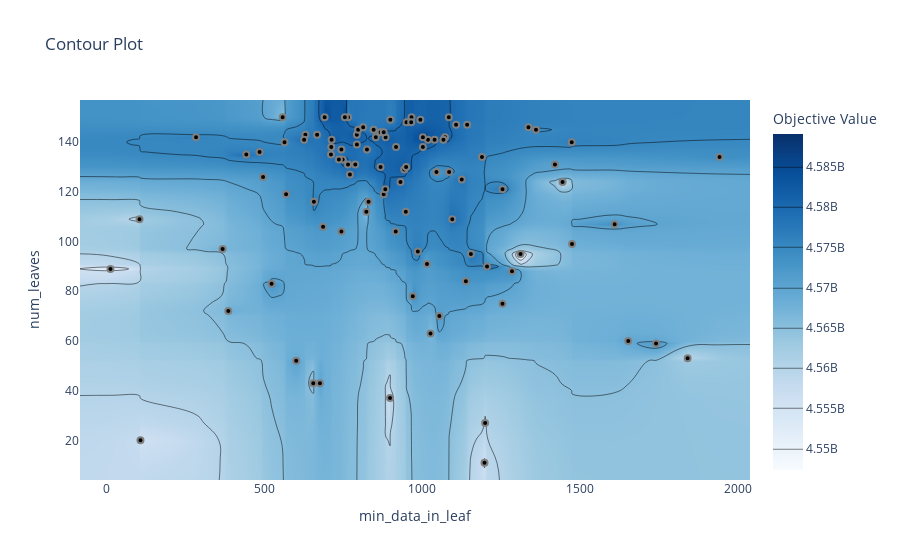

Here is the notebook cell this chart was saved with:
### Code cell
plot_contour(study, params=['num_leaves','min_data_in_leaf'])

### Figure 1 — Plotly figure (JSON) as saved in the notebook; plotly's stock layout.template omitted (floating-point values rounded to 4 significant figures; data arrays with more than 128 entries replaced by an {"elided": "..."} marker saying what was removed)
{"data": [{"colorbar": {"title": {"text": "Objective Value"}}, "colorscale": [[0, "rgb(247,251,255)"], [0.125, "rgb(222,235,247)"], [0.25, "rgb(198,219,239)"], [0.375, "rgb(158,202,225)"], [0.5, "rgb(107,174,214)"], [0.625, "rgb(66,146,198)"], [0.75, "rgb(33,113,181)"], [0.875, "rgb(8,81,156)"], [1, "rgb(8,48,107)"]], "connectgaps": true, "contours": {"coloring": "heatmap"}, "hoverinfo": "none", "line": {"smoothing": 1.3}, "reversescale": false, "type": "contour", "x": [-83.4, 13, 105, 108, 284, 368, 386, 443, 485, 496, 523, 558, 564, 569, 601, 626, 630, 655, 657, 667, 676, 686, 691, 711, 712, 713, 736, 744, 748, 755, 765, 771, 788, 793, 797, 813, 823, 825, 830, 846, 853, 868, 878, 883, 884, 898, 899, 916, 917, 931, 943, 948, 949, 950, 965, 966, 970, 986, 994, 1002, 1015, 1018, 1026, 1039, 1045, 1054, 1067, 1072, 1084, 1085, 1095, 1107, 1125, 1138, 1142, 1154, 1189, 1197, 1199, 1205, 1254, 1284, 1311, 1336, 1360, 1420, 1444, 1473, 1474, 1609, 1652, 1740, 1840, 1941, 2037.0], "y": [4.05, 11, 20, 27, 37, 43, 52, 53, 59, 60, 63, 70, 72, 75, 78, 83, 84, 88, 89, 90, 91, 95, 96, 97, 99, 104, 106, 107, 109, 112, 116, 119, 121, 124, 125, 126, 127, 128, 129, 130, 131, 133, 134, 135, 136, 137, 138, 139, 140, 141, 142, 143, 144, 145, 146, 147, 148, 149, 150, 156.9], "z": {"elided": "60x95 int values"}}, {"marker": {"color": "black", "line": {"color": "Gray", "width": 2}}, "mode": "markers", "name": "Feasible Trial", "showlegend": false, "type": "scatter", "x": [1840, 108, 1609, 1740, 1138, 105, 898, 986, 655, 1095, 1336, 657, 1284, 825, 496, 1311, 386, 1054, 1474, 1085, 765, 569, 948, 368, 765, 1189, 970, 1444, 793, 284, 1941, 744, 878, 1205, 1197, 1652, 686, 1473, 523, 1125, 823, 1015, 916, 13, 1254, 1026, 1420, 601, 830, 1360, 1154, 1045, 1254, 1084, 1107, 917, 712, 899, 793, 797, 630, 788, 443, 846, 755, 691, 966, 950, 965, 558, 676, 1072, 1067, 1199, 994, 884, 713, 711, 626, 868, 943, 744, 949, 868, 931, 748, 736, 564, 667, 485, 813, 771, 883, 1018, 1002, 1039, 1142, 1002, 878, 853], "y": [53, 20, 107, 59, 84, 109, 37, 96, 43, 109, 146, 116, 88, 137, 126, 95, 72, 70, 99, 128, 150, 119, 112, 97, 131, 134, 78, 124, 139, 142, 134, 104, 119, 90, 11, 60, 106, 140, 83, 125, 112, 91, 104, 89, 75, 63, 131, 52, 116, 145, 95, 128, 121, 150, 147, 138, 138, 149, 143, 145, 143, 131, 135, 145, 150, 150, 150, 148, 148, 150, 43, 142, 141, 27, 149, 142, 141, 135, 141, 144, 129, 137, 130, 130, 124, 133, 133, 140, 143, 136, 146, 127, 121, 141, 142, 141, 147, 138, 144, 142]}, {"marker": {"color": "#cccccc", "line": {"color": "Gray", "width": 2}}, "mode": "markers", "name": "Infeasible Trial", "showlegend": false, "type": "scatter", "x": [], "y": []}], "layout": {"title": {"text": "Contour Plot"}, "xaxis": {"range": [-83.4, 2037.0], "title": {"text": "min_data_in_leaf"}}, "yaxis": {"range": [4.05, 156.9], "title": {"text": "num_leaves"}}}}
